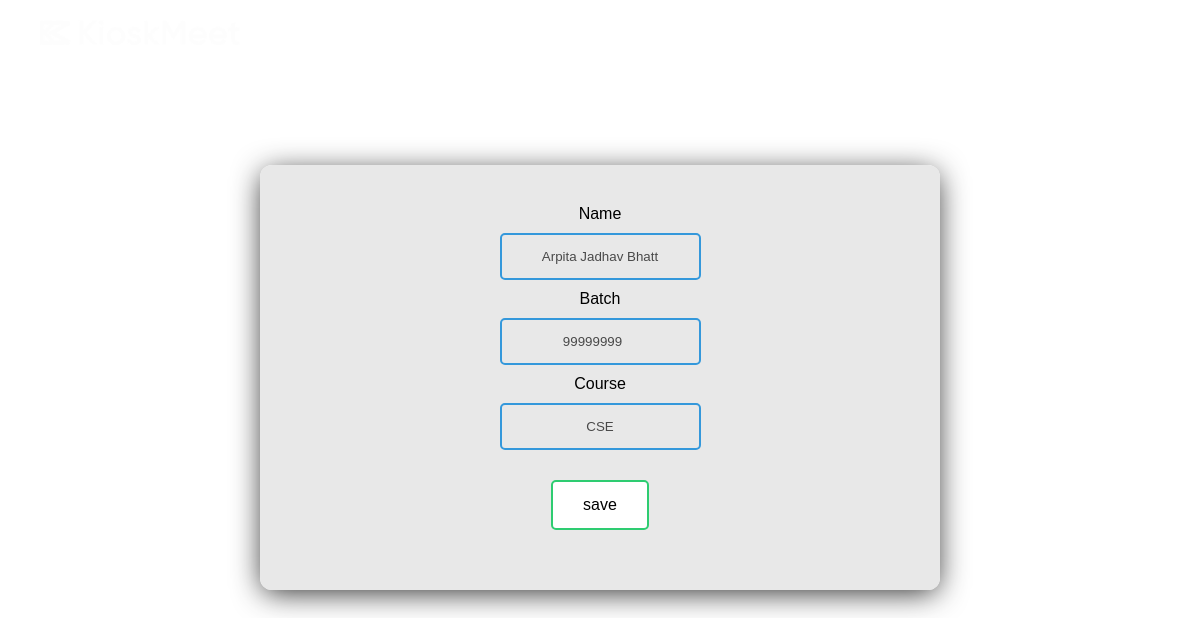
Page /admin/update_teacher.php?id=1 (signed in) on the committed database.
### tables this page shows
CREATE TABLE `faculty` (
  `id` int(11) NOT NULL,
  `name` varchar(255) DEFAULT NULL,
  `phno` int(11) DEFAULT NULL,
  `password` varchar(255) DEFAULT NULL,
  `dept` varchar(255) DEFAULT NULL
);

### admin/update_teacher.php (the view, shortened to what this page needs)
<?php
include "../partials/sql_connect.php";
?>
<?php
if ($_SERVER["REQUEST_METHOD"] == 'GET') {
    if (!isset($_GET["id"])) {
        header("location: index.php");
        die;
    } else {
        $id = $_GET["id"];
        $res = mysqli_query($conn,"
            select name,phno,dept from faculty where id = '$id'
        ");
        $teacher = mysqli_fetch_assoc($res);
    }
}
?>
<!DOCTYPE html>
<html lang="en">
<head>
    <link rel="stylesheet" href="admin.css">
</head>
<body style='background-image: url("../bg_gradient.jpg"); background-size: 100%; background-attachment: fixed;'>
<div id="navbar">
        <div id="title">
            <img src="../KioskMeet_Logo_White.png" style="width: 200px;">
            <small style="color: white;float: right;">Admin Panel</small>
        </div>
        <div id="nav-items">
            <div class="nav-item"><a href="/dsw_proj/auth/logout.php">Logout</a></div>
        </div>
    </div>
<div id="table2-wrapper">
    <form action="update_teacher.php" method="POST">
        Name <br><input type="text" name="name" id="name" value="<?php echo $teacher['name']?>">
        <br>
        Batch <br> <input type="number" name="phno" id="" value="<?php echo $teacher['phno']?>">
        <br>
        Course <br> <input type="text" name="dept" id="" value="<?php echo $teacher['dept']?>">
        <br>
        <input type="submit" value="save">
    </form>
</body>
</html>

### admin/admin.css (style rules this page uses)
* { margin: 0; padding: 0; font-family: sans-serif; }
#navbar { background-color: transparent; padding: 20px; display: flex; justify-content: space-between; }
#title { display: flex; padding: 0 20px; }
#title small { margin: 4px 10px; }
#nav-items { display: flex; }
.nav-item { margin: 0 20px; color: white; transition: transform 0.05s ease-out; }
.nav-item a { color: white; text-decoration: none; border: 1px solid white; padding: 10px 15px; }
input[type="submit"] { cursor: pointer; background-color: white; margin: 20px 0; padding: 14px 30px; border-radius: 5px; border: 2px solid #2ecc71; transition: 0.25s; font-size: 16px; }
input[type="number"], input[type="text"], input[type="date"] { margin: 10px; padding: 14px 10px; outline: none; background: none; border: 2px solid #3498db; color: rgb(73, 73, 73); text-align: center; border-radius: 5px; }
#table2-wrapper { text-align: center; padding: 40px; margin-top: 100px; margin-left: auto; margin-right: auto; margin-bottom: 100px; background: #e6e6e6e7; min-height: 220px; max-width: 600px; box-shadow: 0px 5px 30px -3px rgb(37, 37, 37); border-radius: 12px; display: flex; flex-direction: column; justify-content: center; align-items: center; }
a { text-decoration: none; color:rgb(37, 37, 37) }

### rows in the picture
faculty: name "Arpita Jadhav Bhatt", phno "99999999", dept "CSE"
